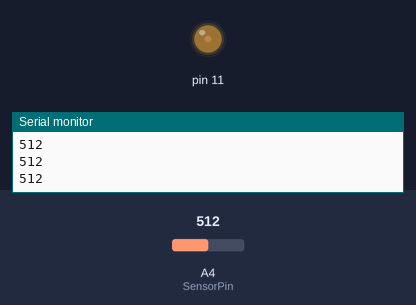
Bench run of a sketch on a simulated Arduino Uno, built with avr-gcc and run on an emulated ATmega328P. Parts: output pins drawn as LEDs (lit = HIGH), the last lines printed to the serial monitor. Inputs (shaded band) come from the test bench; at power-on: A4 (SensorPin) = 512.

Above: at 1.3 s.
1.4 s: A4 (SensorPin) set to 716
At 2.0 s:
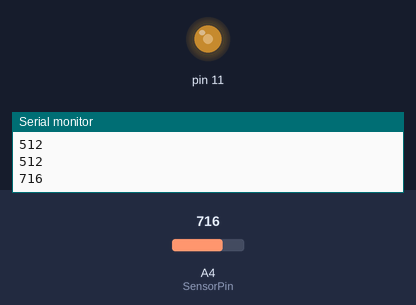
3.0 s: A4 (SensorPin) set to 900
At 4.2 s:
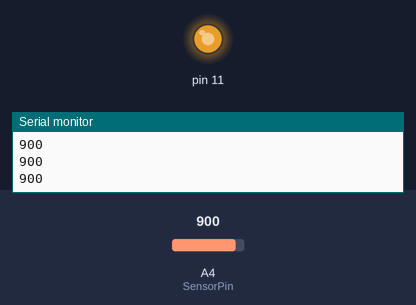
4.5 s: A4 (SensorPin) set to 0
At 5.6 s:
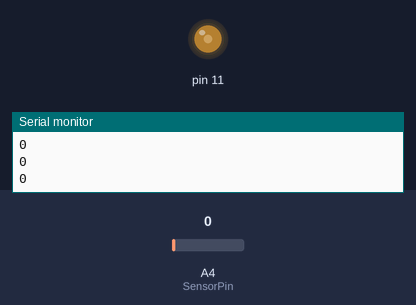
6.0 s: A4 (SensorPin) set to 511
At 6.8 s:
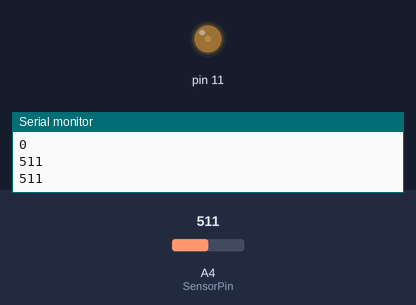
Timing chart, 0 to 8.5 s (numbered marks = the images above; inputs shaded):
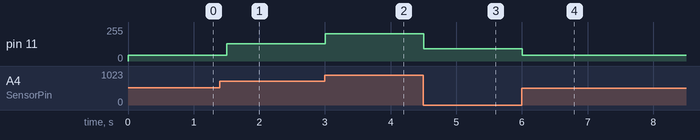

The sketch:

tp5_salidas_digitales_pwm.ino
```cpp
int SensorPin = A4;
void setup() {
Serial.begin(9600);
  // put your setup code here, to run once:
pinMode(11,OUTPUT);
}

void loop() {
  // put your main code here, to run repeatedly:
  int humedad = analogRead(SensorPin);
   Serial.println(humedad);

   int valorh = map (humedad,400, 1023, 0, 255);
   analogWrite(11,valorh);
   delay (500);


/*
analogWrite(11,0);
delay (1500);

analogWrite(11,50);
delay (1500);

analogWrite(11,100);
delay (1500);

analogWrite(11,150);
delay (1500);

analogWrite(11,200);
delay (1500);

analogWrite(11,250);
delay (1500);
*/
}
```

Measured:
- after the input at 1.4 s, pin 11: 45/255 → 129/255 after 0.10 s
- after the input at 3.0 s, pin 11: 129/255 → 204/255 at once
- after the input at 4.5 s, pin 11: 204/255 → 93/255 at once
- after the input at 6.0 s, pin 11: 93/255 → 45/255 at once
